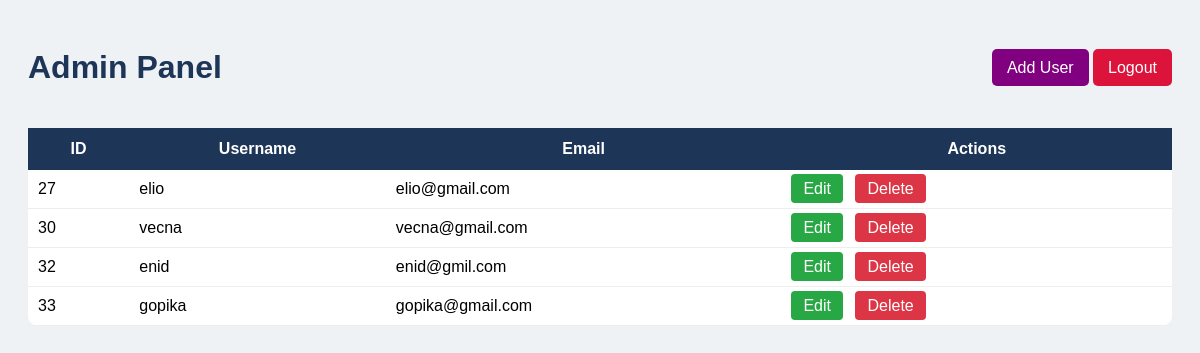
The page /admin_dashboard/ (signed in) on the database its author committed.
### all/models.py (models this page shows)
class Profile(models.Model):
    username = models.CharField(max_length=100, unique=True)
    email = models.EmailField()
    password = models.CharField(max_length=100)

### all/views.py (the view)
# urls.py: path("admin_dashboard/", views.admin_dashboard, name="admin_dashboard"),
@never_cache
def admin_dashboard(request):
    if "admin_id" not in request.session:
        return redirect("admin_login")
    users = Profile.objects.all()
    return render(request, "admin_dashboard.html", {"users": users})

### all/templates/admin_dashboard.html (shortened to what this page needs)
<!DOCTYPE html>
<html lang="en">
<head>
</head>
<body>
<div class="header">
    <h1>Admin Panel</h1>
    <div>
        <a class="btn add" href="{% url 'add_user' %}">Add User</a>
        <a class="btn logout" href="{% url 'admin_logout' %}">Logout</a>
    </div>
</div>
<table>
    <thead>
        <tr>
            <th>ID</th>
            <th>Username</th>
            <th>Email</th>
            <th>Actions</th>
        </tr>
    </thead>
    <tbody>
        {% for user in users %}
        <tr>
            <td>{{ user.id }}</td>
            <td>{{ user.username }}</td>
            <td>{{ user.email }}</td>
            <td>
                <a href="{% url 'edit_user' user.id %}" class="edit">Edit</a>
                <a href="{% url 'delete_user' user.id %}" class="delete">Delete
                </a>
            </td>
        </tr>
        {% endfor %}
    </tbody>
</table>
</body>
</html>

### all/templates/admin_dashboard.html (style rules this page uses)
body { font-family: Arial; background: #eef2f5; padding: 20px; }
.header { display: flex; justify-content: space-between; align-items: center; }
h1 { color: #1d3557; }
.btn { padding: 10px 15px; border-radius: 5px; color: white; text-decoration: none; }
.add { background: purple; }
.logout { background: crimson; }
table { width: 100%; margin-top: 20px; border-collapse: collapse; background: white; border-radius: 10px; }
th { background: #1d3557; color: white; padding: 12px; }
td { padding: 10px; border-bottom: 1px solid #eee; }
.edit { background: #28a745; padding: 6px 12px; color: white; border-radius: 4px; text-decoration: none; margin-right: 8px; }
.delete { background: #dc3545; padding: 6px 12px; color: white; border-radius: 4px; text-decoration: none; }

### rows shown on the page
Profile: id "27", username "elio", email "elio@gmail.com"
Profile: id "30", username "vecna", email "vecna@gmail.com"
Profile: id "32", username "enid", email "enid@gmil.com"
Profile: id "33", username "gopika", email "gopika@gmail.com"
